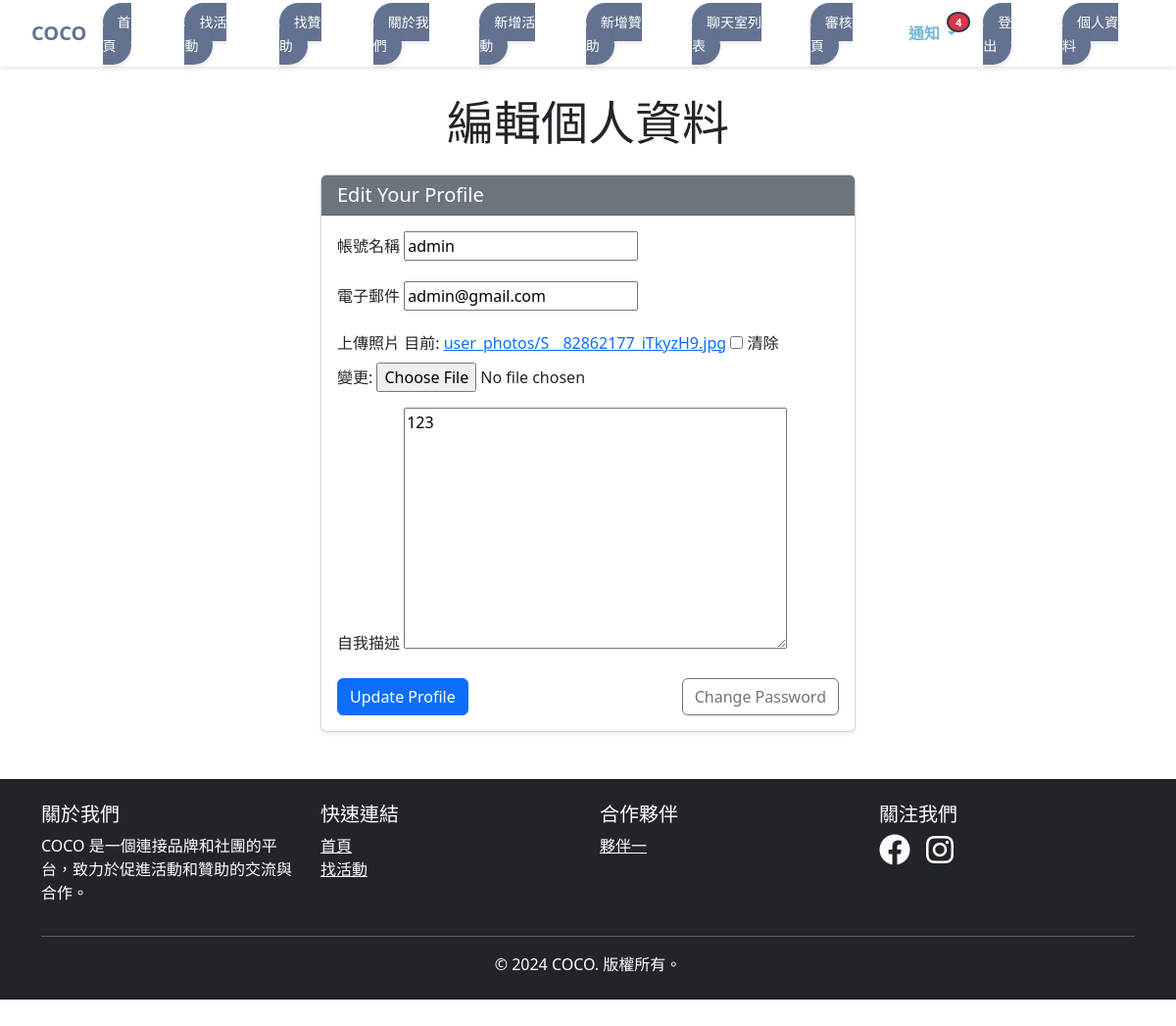
The page /profile/edit/ (signed in) on the database as committed earlier.
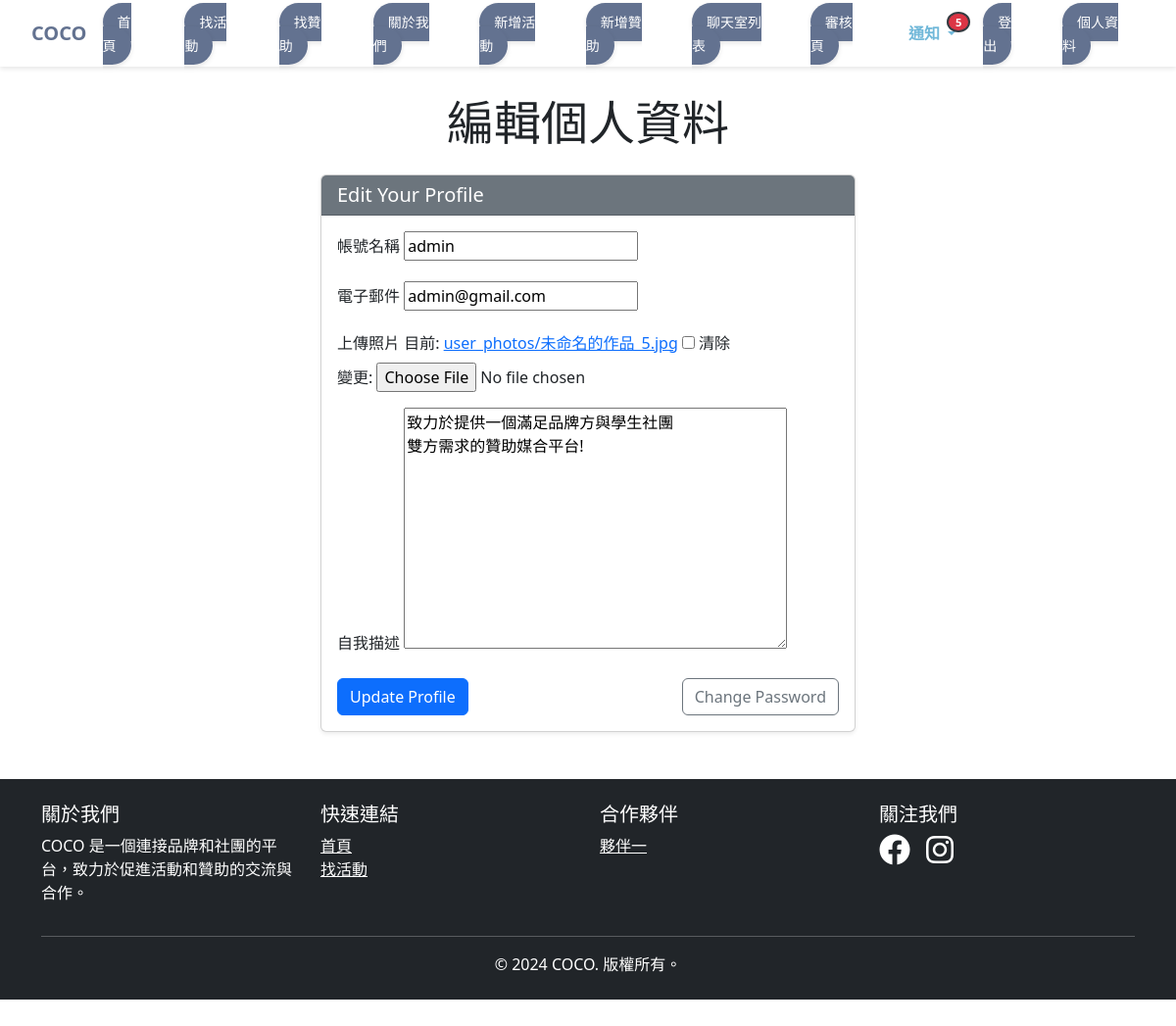
The same page on the database as committed later.
### events/models.py (models this page shows, shortened)
class UserProfile(models.Model):
    user = models.OneToOneField(User, on_delete=models.CASCADE, related_name='profile')
    photo = models.ImageField(upload_to='user_photos/', blank=True, null=True,default='user_photos/default.jpg')
    description = models.TextField(blank=True, null=True)

### events/views.py (the view)
# urls.py: path('profile/edit/', views.edit_profile, name='edit_profile'),
@login_required
def edit_profile(request):
    if request.method == 'POST':
        form = UserProfileForm(request.POST, instance=request.user)
        form_userprofile = UserPhotoForm(request.POST, request.FILES, instance=request.user.profile)
        if form.is_valid() and form_userprofile.is_valid():
            form.save()
            form_userprofile.save()
            messages.success(request, '個人檔案已經更新')
            return redirect('profile')
    else:
        form = UserProfileForm(instance=request.user)
        form_userprofile = UserPhotoForm(instance=request.user.profile)
    context = {
        'form': form,
        'form_userprofile': form_userprofile
    }
    return render(request, 'events/edit_profile.html', context)

### events/forms.py
class UserProfileForm(forms.ModelForm):
    class Meta:
        model = User
        fields = ['username', 'email']
        labels = {
            'username': '照片',
            'email': '電子郵件',
        }

class UserPhotoForm(forms.ModelForm):
    class Meta:
        model = UserProfile
        fields = ['photo', 'description']
        labels = {
            'photo': '照片',
            'description': '描述',  # 如果也想改 description 的标签
        }

### events/context_processors.py (called while the page is built)
def notifications(request):
    if request.user.is_authenticated:
        notifications = Notification.objects.filter(user=request.user).order_by('-created_at')
        unread_count = notifications.filter(is_read=False).count()
        return {
            'notifications': notifications[:5],  # 只在這裡進行切片
            'unread_notifications_count': unread_count
        }
    return {}

### events/templates/events/edit_profile.html (shortened to what this page needs)
{% extends 'base.html' %}
{% load django_bootstrap5 %}
{% block content %}
<div class="container mt-5">
    <div class="text-center mb-4">
        <h1 class="display-5">編輯個人資料</h1>
    </div>
    <div class="row justify-content-center">
        <div class="col-lg-6">
            <div class="card shadow-sm">
                <div class="card-header bg-secondary text-white">
                    <h5 class="mb-0">Edit Your Profile</h5>
                </div>
                <div class="card-body">
                    <form method="post" enctype="multipart/form-data">
                        <div class="mb-3">
                            <label for="username" class="form-label">帳號名稱</label>
                            {{ form.username }}
                        </div>
                        <div class="mb-3">
                            <label for="email" class="form-label">電子郵件</label>
                            {{ form.email }}
                        </div>
                        <div class="mb-3">
                            <label for="photo" class="form-label">上傳照片</label>
                            {{ form_userprofile.photo }}
                        </div>
                        <div class="mb-3">
                            <label for="description" class="form-label">自我描述</label>
                            {{ form_userprofile.description }}
                        </div>
                        <div class="d-flex justify-content-between mt-3">
                            <button type="submit" class="btn btn-primary">Update Profile</button>
                            <a href="{% url 'password_change' %}" class="btn btn-outline-secondary">Change Password</a>
                        </div>
                    </form>
                </div>
            </div>
        </div>
    </div>
</div>
{% endblock %}

Rows that differ between the two databases and show on the page:
changed UserProfile: description "123" → "致力於提供一個滿足品牌方與學生社團 雙方需求的贊助媒合平台!"
Other text that changed with them:
{{ unread_notifications_count }}: "4" → "5"
text no longer shown: "目前: user_photos/S__82862177_iTkyzH9.jpg 清除 變更:"
text now shown: "目前: user_photos/未命名的作品_5.jpg 清除 變更:"
